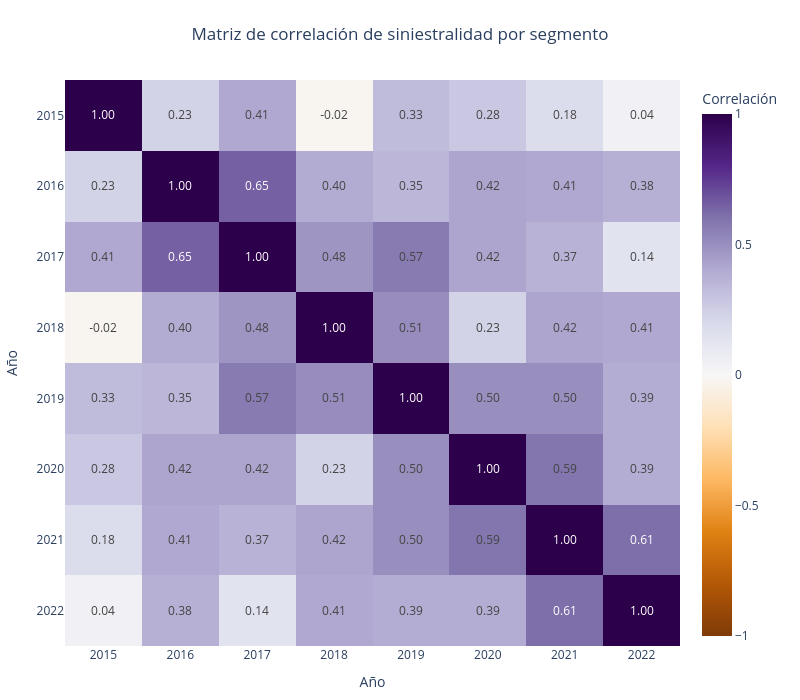

This figure's notebook cell:
### Markdown cell above
Los factores extraordinarios del segmento "otro tipo de embarcación – comercial" es por la presencia de siniestros de gran magnitud frente a primas emitidas relativamente pequeñas, particularmente en 2020 y 2022. Este segmento influye considerablemente en la correlación entre ambos años, por lo que será necesario evaluar su efecto sobre los métodos multivariados mediante un análisis de sensibilidad.

### Code cell
# ---------------------------------
# Correlación Spearman
# ---------------------------------

# Calcular matriz de correlación 
correlation_matrix_spm = X.corr(method="spearman").round(2)

# Heatmap
heatmap_fig_spm = px.imshow(
    correlation_matrix_spm,
    text_auto=".2f",
    color_continuous_scale="PuOr",   # mejor para correlaciones
    zmin=-1,                           # mínimo teórico de correlación
    zmax=1,                            # máximo teórico de correlación
    aspect="auto",
    title="Matriz de correlación de siniestralidad por segmento",
)

# Ajustes visuales
heatmap_fig_spm.update_layout(
    width=800,
    height=700,
    title_x=0.5,
    xaxis_title="Año",
    yaxis_title="Año",
    margin=dict(l=40, r=40, t=80, b=40),
    coloraxis_colorbar=dict(title="Correlación")
)

heatmap_fig_spm.update_xaxes(tickangle=0)
heatmap_fig_spm.update_yaxes(autorange="reversed")

heatmap_fig_spm.show()

### Figure 1 — Plotly figure (JSON) as saved in the notebook; plotly's stock layout.template omitted (floating-point values rounded to 4 significant figures)
{"data": [{"coloraxis": "coloraxis", "hovertemplate": "x: %{x}<br>y: %{y}<br>color: %{z}<extra></extra>", "name": "0", "texttemplate": "%{z:.2f}", "type": "heatmap", "x": ["2015", "2016", "2017", "2018", "2019", "2020", "2021", "2022"], "xaxis": "x", "y": ["2015", "2016", "2017", "2018", "2019", "2020", "2021", "2022"], "yaxis": "y", "z": [[1.0, 0.23, 0.41, -0.02, 0.33, 0.28, 0.18, 0.04], [0.23, 1.0, 0.65, 0.4, 0.35, 0.42, 0.41, 0.38], [0.41, 0.65, 1.0, 0.48, 0.57, 0.42, 0.37, 0.14], [-0.02, 0.4, 0.48, 1.0, 0.51, 0.23, 0.42, 0.41], [0.33, 0.35, 0.57, 0.51, 1.0, 0.5, 0.5, 0.39], [0.28, 0.42, 0.42, 0.23, 0.5, 1.0, 0.59, 0.39], [0.18, 0.41, 0.37, 0.42, 0.5, 0.59, 1.0, 0.61], [0.04, 0.38, 0.14, 0.41, 0.39, 0.39, 0.61, 1.0]]}], "layout": {"coloraxis": {"autocolorscale": false, "cmax": 1, "cmin": -1, "colorbar": {"title": {"text": "Correlación"}}, "colorscale": [[0, "rgb(127,59,8)"], [0.1, "rgb(179,88,6)"], [0.2, "rgb(224,130,20)"], [0.3, "rgb(253,184,99)"], [0.4, "rgb(254,224,182)"], [0.5, "rgb(247,247,247)"], [0.6, "rgb(216,218,235)"], [0.7, "rgb(178,171,210)"], [0.8, "rgb(128,115,172)"], [0.9, "rgb(84,39,136)"], [1, "rgb(45,0,75)"]]}, "height": 700, "margin": {"b": 40, "l": 40, "r": 40, "t": 80}, "title": {"text": "Matriz de correlación de siniestralidad por segmento", "x": 0.5}, "width": 800, "xaxis": {"anchor": "y", "domain": [0, 1], "tickangle": 0, "title": {"text": "Año"}}, "yaxis": {"anchor": "x", "autorange": "reversed", "domain": [0, 1], "title": {"text": "Año"}}}}
